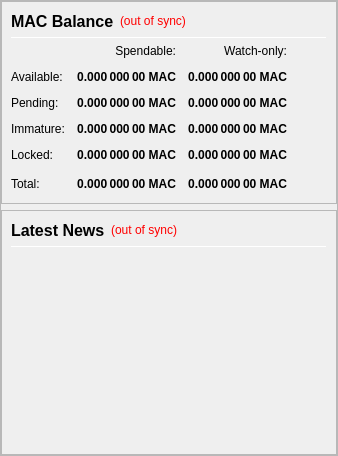
                <widget class="QFrame" name="frameObfuscation">
                 <property name="minimumSize">
                  <size>
                   <width>0</width>
                   <height>0</height>
                  </size>
                 </property>
                 <property name="frameShape">
                  <enum>QFrame::StyledPanel</enum>
                 </property>
                 <property name="frameShadow">
                  <enum>QFrame::Raised</enum>
                 </property>
                 <layout class="QVBoxLayout" name="verticalLayout" stretch="0,0">
                  <property name="margin">
                   <number>0</number>
                  </property>
                  <item>
                   <widget class="QFrame" name="frame_Balances">
                    <property name="frameShape">
                     <enum>QFrame::StyledPanel</enum>
                    </property>
                    <property name="frameShadow">
                     <enum>QFrame::Raised</enum>
                    </property>
                    <layout class="QVBoxLayout" name="verticalLayout_2">
                     <item>
                      <layout class="QHBoxLayout" name="horizontalLayout_4">
                       <item>
                        <widget class="QLabel" name="label_5">
                         <property name="minimumSize">
                          <size>
                           <width>0</width>
                           <height>20</height>
                          </size>
                         </property>
                         <property name="font">
                          <font>
                           <pointsize>12</pointsize>
                           <weight>75</weight>
                           <bold>true</bold>
                          </font>
                         </property>
                         <property name="text">
                          <string>MAC Balance</string>
                         </property>
                        </widget>
                       </item>
                       <item>
                        <widget class="QLabel" name="labelWalletStatus">
                         <property name="cursor">
                          <cursorShape>WhatsThisCursor</cursorShape>
                         </property>
                         <property name="toolTip">
                          <string>The displayed information may be out of date. Your wallet automatically synchronizes with the KYD network after a connection is established, but this process has not completed yet.</string>
                         </property>
                         <property name="styleSheet">
                          <string notr="true">QLabel { color: red; }</string>
                         </property>
                         <property name="text">
                          <string notr="true">(out of sync)</string>
                         </property>
                         <property name="alignment">
                          <set>Qt::AlignLeading|Qt::AlignLeft|Qt::AlignVCenter</set>
                         </property>
                        </widget>
                       </item>
                       <item>
                        <spacer name="horizontalSpacer_Balance_1">
                         <property name="orientation">
                          <enum>Qt::Horizontal</enum>
                         </property>
                         <property name="sizeHint" stdset="0">
                          <size>
                           <width>40</width>
                           <height>20</height>
                          </size>
                         </property>
                        </spacer>
                       </item>
                      </layout>
                     </item>
                     <item>
                      <widget class="Line" name="line_Balance">
                       <property name="minimumSize">
                        <size>
                         <width>0</width>
                         <height>1</height>
                        </size>
                       </property>
                       <property name="maximumSize">
                        <size>
                         <width>16777215</width>
                         <height>1</height>
                        </size>
                       </property>
                       <property name="orientation">
                        <enum>Qt::Horizontal</enum>
                       </property>
                      </widget>
                     </item>
                     <item>
                      <layout class="QGridLayout" name="gridLayout">
                       <property name="spacing">
                        <number>12</number>
                       </property>
                       <item row="0" column="1">
                        <widget class="QLabel" name="labelSpendable">
                         <property name="text">
                          <string>Spendable:</string>
                         </property>
                         <property name="alignment">
                          <set>Qt::AlignRight|Qt::AlignTrailing|Qt::AlignVCenter</set>
                         </property>
                        </widget>
                       </item>
                       <item row="1" column="2">
                        <widget class="QLabel" name="labelWatchAvailable">
                         <property name="font">
                          <font>
                           <weight>75</weight>
                           <bold>true</bold>
                          </font>
                         </property>
                         <property name="cursor">
                          <cursorShape>IBeamCursor</cursorShape>
                         </property>
                         <property name="toolTip">
                          <string>Your current balance in watch-only addresses</string>
                         </property>
                         <property name="text">
                          <string notr="true">0.000 000 00 MAC</string>
                         </property>
                         <property name="alignment">
                          <set>Qt::AlignRight|Qt::AlignTrailing|Qt::AlignVCenter</set>
                         </property>
                         <property name="textInteractionFlags">
                          <set>Qt::LinksAccessibleByMouse|Qt::TextSelectableByKeyboard|Qt::TextSelectableByMouse</set>
                         </property>
                        </widget>
                       </item>
                       <item row="3" column="1">
                        <widget class="QLabel" name="labelImmature">
                         <property name="font">
                          <font>
                           <weight>75</weight>
                           <bold>true</bold>
                          </font>
                         </property>
                         <property name="cursor">
                          <cursorShape>IBeamCursor</cursorShape>
                         </property>
                         <property name="toolTip">
                          <string>Staked or masternode rewards that has not yet matured</string>
                         </property>
                         <property name="text">
                          <string notr="true">0.000 000 00 MAC</string>
                         </property>
                         <property name="alignment">
                          <set>Qt::AlignRight|Qt::AlignTrailing|Qt::AlignVCenter</set>
                         </property>
                         <property name="textInteractionFlags">
                          <set>Qt::LinksAccessibleByMouse|Qt::TextSelectableByKeyboard|Qt::TextSelectableByMouse</set>
                         </property>
                        </widget>
                       </item>
                       <item row="4" column="1">
                        <widget class="QLabel" name="labelLockedBalance">
                         <property name="font">
                          <font>
                           <weight>75</weight>
                           <bold>true</bold>
                          </font>
                         </property>
                         <property name="cursor">
                          <cursorShape>IBeamCursor</cursorShape>
                         </property>
                         <property name="toolTip">
                          <string>Locked MAC or Masternode collaterals</string>
                         </property>
                         <property name="text">
                          <string notr="true">0.000 000 00 MAC</string>
                         </property>
                         <property name="alignment">
                          <set>Qt::AlignRight|Qt::AlignTrailing|Qt::AlignVCenter</set>
                         </property>
                         <property name="textInteractionFlags">
                          <set>Qt::LinksAccessibleByMouse|Qt::TextSelectableByKeyboard|Qt::TextSelectableByMouse</set>
                         </property>
                        </widget>
                       </item>
                       <item row="0" column="2">
                        <widget class="QLabel" name="labelWatchonly">
                         <property name="text">
                          <string>Watch-only:</string>
                         </property>
                         <property name="alignment">
                          <set>Qt::AlignRight|Qt::AlignTrailing|Qt::AlignVCenter</set>
                         </property>
                        </widget>
                       </item>
                       <item row="5" column="1">
                        <widget class="QLabel" name="labelTotal">
                         <property name="font">
                          <font>
                           <weight>75</weight>
                           <bold>true</bold>
                          </font>
                         </property>
                         <property name="cursor">
                          <cursorShape>IBeamCursor</cursorShape>
                         </property>
                         <property name="toolTip">
                          <string>Your current MAC balance, unconfirmed and immature transactions included</string>
                         </property>
                         <property name="text">
                          <string notr="true">0.000 000 00 MAC</string>
                         </property>
                         <property name="alignment">
                          <set>Qt::AlignRight|Qt::AlignTrailing|Qt::AlignVCenter</set>
                         </property>
                         <property name="textInteractionFlags">
                          <set>Qt::LinksAccessibleByMouse|Qt::TextSelectableByKeyboard|Qt::TextSelectableByMouse</set>
                         </property>
                        </widget>
                       </item>
                       <item row="5" column="0">
                        <widget class="QLabel" name="labelTotalText">
                         <property name="toolTip">
                          <string>Your current MAC balance, unconfirmed and immature transactions included</string>
                         </property>
                         <property name="text">
                          <string>Total:</string>
                         </property>
                        </widget>
                       </item>
                       <item row="2" column="0">
                        <widget class="QLabel" name="labelPendingText">
                         <property name="text">
                          <string>Pending:</string>
                         </property>
                        </widget>
                       </item>
                       <item row="1" column="0">
                        <widget class="QLabel" name="labelBalanceText">
                         <property name="text">
                          <string>Available:</string>
                         </property>
                        </widget>
                       </item>
                       <item row="4" column="2">
                        <widget class="QLabel" name="labelWatchLocked">
                         <property name="font">
                          <font>
                           <weight>75</weight>
                           <bold>true</bold>
                          </font>
                         </property>
                         <property name="cursor">
                          <cursorShape>IBeamCursor</cursorShape>
                         </property>
                         <property name="toolTip">
                          <string>Current locked balance in watch-only addresses</string>
                         </property>
                         <property name="text">
                          <string notr="true">0.000 000 00 MAC</string>
                         </property>
                         <property name="alignment">
                          <set>Qt::AlignRight|Qt::AlignTrailing|Qt::AlignVCenter</set>
                         </property>
                         <property name="textInteractionFlags">
                          <set>Qt::LinksAccessibleByMouse|Qt::TextSelectableByKeyboard|Qt::TextSelectableByMouse</set>
                         </property>
                        </widget>
                       </item>
                       <item row="5" column="2">
                        <widget class="QLabel" name="labelWatchTotal">
                         <property name="font">
                          <font>
                           <weight>75</weight>
                           <bold>true</bold>
                          </font>
                         </property>
                         <property name="cursor">
                          <cursorShape>IBeamCursor</cursorShape>
                         </property>
                         <property name="toolTip">
                          <string>Current total balance in watch-only addresses</string>
                         </property>
                         <property name="text">
                          <string notr="true">0.000 000 00 MAC</string>
                         </property>
                         <property name="alignment">
                          <set>Qt::AlignRight|Qt::AlignTrailing|Qt::AlignVCenter</set>
                         </property>
                         <property name="textInteractionFlags">
                          <set>Qt::LinksAccessibleByMouse|Qt::TextSelectableByKeyboard|Qt::TextSelectableByMouse</set>
                         </property>
                        </widget>
                       </item>
                       <item row="5" column="3">
                        <spacer name="horizontalSpacer_Balance_2">
                         <property name="orientation">
                          <enum>Qt::Horizontal</enum>
                         </property>
                         <property name="sizeHint" stdset="0">
                          <size>
                           <width>40</width>
                           <height>20</height>
                          </size>
                         </property>
                        </spacer>
                       </item>
                       <item row="2" column="1">
                        <widget class="QLabel" name="labelUnconfirmed">
                         <property name="font">
                          <font>
                           <weight>75</weight>
                           <bold>true</bold>
                          </font>
                         </property>
                         <property name="cursor">
                          <cursorShape>IBeamCursor</cursorShape>
                         </property>
                         <property name="toolTip">
                          <string>Total of transactions that have yet to be confirmed, and do not yet count toward the spendable balance</string>
                         </property>
                         <property name="text">
                          <string notr="true">0.000 000 00 MAC</string>
                         </property>
                         <property name="alignment">
                          <set>Qt::AlignRight|Qt::AlignTrailing|Qt::AlignVCenter</set>
                         </property>
                         <property name="textInteractionFlags">
                          <set>Qt::LinksAccessibleByMouse|Qt::TextSelectableByKeyboard|Qt::TextSelectableByMouse</set>
                         </property>
                        </widget>
                       </item>
                       <item row="4" column="0">
                        <widget class="QLabel" name="labelLockedBalanceText">
                         <property name="toolTip">
                          <string>Locked MAC or Masternode collaterals.</string>
                         </property>
                         <property name="text">
                          <string>Locked:</string>
                         </property>
                        </widget>
                       </item>
                       <item row="2" column="2">
                        <widget class="QLabel" name="labelWatchPending">
                         <property name="font">
                          <font>
                           <weight>75</weight>
                           <bold>true</bold>
                          </font>
                         </property>
                         <property name="cursor">
                          <cursorShape>IBeamCursor</cursorShape>
                         </property>
                         <property name="toolTip">
                          <string>Unconfirmed transactions to watch-only addresses</string>
                         </property>
                         <property name="text">
                          <string notr="true">0.000 000 00 MAC</string>
                         </property>
                         <property name="alignment">
                          <set>Qt::AlignRight|Qt::AlignTrailing|Qt::AlignVCenter</set>
                         </property>
                         <property name="textInteractionFlags">
                          <set>Qt::LinksAccessibleByMouse|Qt::TextSelectableByKeyboard|Qt::TextSelectableByMouse</set>
                         </property>
                        </widget>
                       </item>
                       <item row="3" column="0">
                        <widget class="QLabel" name="labelImmatureText">
                         <property name="text">
                          <string>Immature:</string>
                         </property>
                        </widget>
                       </item>
                       <item row="1" column="1">
                        <widget class="QLabel" name="labelBalance">
                         <property name="font">
                          <font>
                           <weight>75</weight>
                           <bold>true</bold>
                          </font>
                         </property>
                         <property name="cursor">
                          <cursorShape>IBeamCursor</cursorShape>
                         </property>
                         <property name="toolTip">
                          <string>Your current spendable balance</string>
                         </property>
                         <property name="text">
                          <string notr="true">0.000 000 00 MAC</string>
                         </property>
                         <property name="alignment">
                          <set>Qt::AlignRight|Qt::AlignTrailing|Qt::AlignVCenter</set>
                         </property>
                         <property name="textInteractionFlags">
                          <set>Qt::LinksAccessibleByMouse|Qt::TextSelectableByKeyboard|Qt::TextSelectableByMouse</set>
                         </property>
                        </widget>
                       </item>
                       <item row="3" column="2">
                        <widget class="QLabel" name="labelWatchImmature">
                         <property name="font">
                          <font>
                           <weight>75</weight>
                           <bold>true</bold>
                          </font>
                         </property>
                         <property name="cursor">
                          <cursorShape>IBeamCursor</cursorShape>
                         </property>
                         <property name="toolTip">
                          <string>Staked or masternode rewards in watch-only addresses that has not yet matured</string>
                         </property>
                         <property name="text">
                          <string notr="true">0.000 000 00 MAC</string>
                         </property>
                         <property name="alignment">
                          <set>Qt::AlignRight|Qt::AlignTrailing|Qt::AlignVCenter</set>
                         </property>
                         <property name="textInteractionFlags">
                          <set>Qt::LinksAccessibleByMouse|Qt::TextSelectableByKeyboard|Qt::TextSelectableByMouse</set>
                         </property>
                        </widget>
                       </item>
                      </layout>
                     </item>
                    </layout>
                   </widget>
                  </item>
                  <item>
                   <widget class="QFrame" name="frame_News">
                    <property name="minimumSize">
                     <size>
                      <width>0</width>
                      <height>0</height>
                     </size>
                    </property>
                    <property name="frameShape">
                     <enum>QFrame::StyledPanel</enum>
                    </property>
                    <property name="frameShadow">
                     <enum>QFrame::Raised</enum>
                    </property>
                    <layout class="QVBoxLayout" name="verticalLayout_3" stretch="0,0,0">
                     <item>
                      <layout class="QHBoxLayout" name="horizontalLayout_News">
                       <item>
                        <widget class="QLabel" name="labelNews">
                         <property name="minimumSize">
                          <size>
                           <width>0</width>
                           <height>20</height>
                          </size>
                         </property>
                         <property name="font">
                          <font>
                           <pointsize>12</pointsize>
                           <weight>75</weight>
                           <bold>true</bold>
                          </font>
                         </property>
                         <property name="text">
                          <string>Latest News</string>
                         </property>
                        </widget>
                       </item>
                       <item>
                        <widget class="QLabel" name="labelNewsStatus">
                         <property name="cursor">
                          <cursorShape>WhatsThisCursor</cursorShape>
                         </property>
                         <property name="toolTip">
                          <string>The displayed information may be out of date. Your wallet automatically synchronizes with the MAC network after a connection is established, but this process has not completed yet.</string>
                         </property>
                         <property name="styleSheet">
                          <string notr="true">QLabel { color: red; }</string>
                         </property>
                         <property name="text">
                          <string notr="true">(out of sync)</string>
                         </property>
                         <property name="alignment">
                          <set>Qt::AlignRight|Qt::AlignTrailing|Qt::AlignVCenter</set>
                         </property>
                        </widget>
                       </item>
                       <item>
                        <spacer name="horizontalSpacer_Balance_3">
                         <property name="orientation">
                          <enum>Qt::Horizontal</enum>
                         </property>
                         <property name="sizeHint" stdset="0">
                          <size>
                           <width>40</width>
                           <height>20</height>
                          </size>
                         </property>
                        </spacer>
                       </item>
                      </layout>
                     </item>
                     <item>
                      <widget class="Line" name="line_News">
                       <property name="minimumSize">
                        <size>
                         <width>0</width>
                         <height>1</height>
                        </size>
                       </property>
                       <property name="maximumSize">
                        <size>
                         <width>16777215</width>
                         <height>1</height>
                        </size>
                       </property>
                       <property name="orientation">
                        <enum>Qt::Horizontal</enum>
                       </property>
                      </widget>
                     </item>
                     <item>
                      <widget class="QListWidget" name="listNews">
                       <property name="sizePolicy">
                        <sizepolicy hsizetype="Expanding" vsizetype="Expanding">
                         <horstretch>0</horstretch>
                         <verstretch>0</verstretch>
                        </sizepolicy>
                       </property>
                       <property name="minimumSize">
                        <size>
                         <width>0</width>
                         <height>0</height>
                        </size>
                       </property>
                       <property name="sizeIncrement">
                        <size>
                         <width>0</width>
                         <height>0</height>
                        </size>
                       </property>
                       <property name="styleSheet">
                        <string notr="true">QListView { background: transparent; }</string>
                       </property>
                       <property name="frameShape">
                        <enum>QFrame::NoFrame</enum>
                       </property>
                       <property name="verticalScrollBarPolicy">
                        <enum>Qt::ScrollBarAsNeeded</enum>
                       </property>
                       <property name="horizontalScrollBarPolicy">
                        <enum>Qt::ScrollBarAsNeeded</enum>
                       </property>
                       <property name="selectionMode">
                        <enum>QAbstractItemView::NoSelection</enum>
                       </property>
                       <property name="selectionBehavior">
                        <enum>QAbstractItemView::SelectRows</enum>
                       </property>
                       <property name="verticalScrollMode">
                        <enum>QAbstractItemView::ScrollPerItem</enum>
                       </property>
                      </widget>
                     </item>
                    </layout>
                   </widget>
                  </item>
                 </layout>
                </widget>
